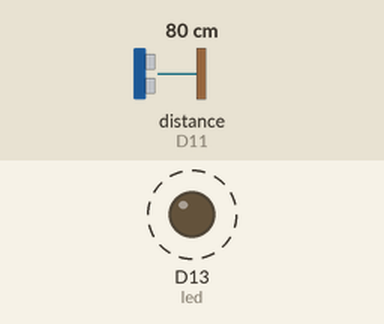
A program run on a simulated CircuitPython board. Parts: output pins drawn as LEDs (lit = HIGH). Dashed ring = blinking. The test bench sets the inputs (shaded band); at power-on: distance to the obstacle (sensor on D11) 80 cm. The echo pulse lasts 58.3 µs per cm; no radio messages arrive unless stated (any console line starting 'radio sent:' is added by the test bench); what the program prints to the serial console is not drawn.

Above: at 0.6 s.
Timing chart, 0 to 3.0 s (numbered marks = the images above):
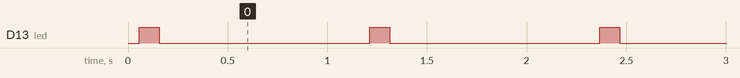

The program:

main.py
```python
import board
import busio
import digitalio
import time
import adafruit_rfm9x

import adafruit_hcsr04
sonar = adafruit_hcsr04.HCSR04(trigger_pin=board.D10, echo_pin=board.D11)

#sensor wiring
# ref: https://learn.adafruit.com/ultrasonic-sonar-distance-sensors/python-circuitpython
#Itsy USB or VBat to sensor VCC
#Itsy D5 to sensor trig
#Itsy D6 to 10k resistor - other side to GND
#Sensor echo to 10k resistor - other side to D6
#Itsy and Sensor GND to breadboard ground rail

led = digitalio.DigitalInOut(board.D13)
led.direction = digitalio.Direction.OUTPUT

spi = busio.SPI(board.SCK, MOSI=board.MOSI, MISO=board.MISO)
cs = digitalio.DigitalInOut(board.D7)
reset = digitalio.DigitalInOut(board.D9)
rfm9x = adafruit_rfm9x.RFM9x(spi, cs, reset, 915.0)

while True:
    distance = sonar.distance
    sendstring='distance:'+str(distance)
    print(sendstring)
    rfm9x.send(sendstring)
    print('sending:',sendstring)
    led.value = True
    time.sleep(.1)
    led.value = False
    time.sleep(1)
```

Measured:
- by itself, D13 (led): alternates HIGH for 0.10 s and LOW for 1.1 s
